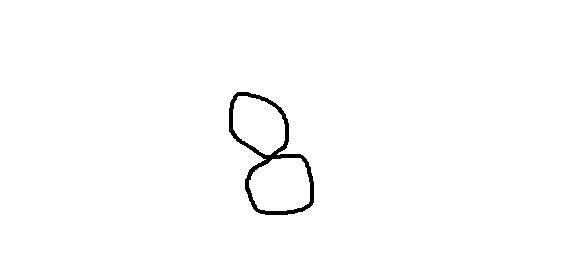
#> input picture image recognition without machine learning/images/test.png, 575 x 260 px
$ python script.py
#> lines starting #> are read from the running program, lines starting #| are printed output that depends on the picture; after the words box and inside, x2 and y2 are one past the last pixel; in counts of white or black regions, pixels touching at a corner belong together
from PIL import Image
import numpy as np
import matplotlib.pyplot as plt
import time
from statistics import mean
from collections import Counter
from matplotlib import style

style.use("ggplot")

'''
i = Image.open('images/numbers/y0.4.png')

iar = np.asarray(i)

plt.imshow(iar)
print(iar)
plt.show()
'''

# [45 lines left out: functions threshold, createExamples, not called in this run]

#createExamples()

def whatNumIsThis(filePath):

#> called with filePath = 'images/test.png'
    matchedAr = []
    loadExamps = open('numArEx.txt','r').read()
#> (reads image recognition without machine learning/numArEx.txt from the repository)
    loadExamps = loadExamps.split('\n')
    i = Image.open(filePath)
#> i is the input picture: PIL image 575x260 RGB; 98.9% white; 1 black region, box (x1, y1, x2, y2) and area: (229, 92, 314, 215) 1570
    iar = np.array(i)
    iarl = iar.tolist()
#> iarl = 260 items
    inQuestion = str(iarl)
    for eachExample in loadExamps:
        try:
            splitEx = eachExample.split('::')
            currentNum = splitEx[0]
            currentAr = splitEx[1]
            eachPixEx = currentAr.split('],')
            eachPixInQ = inQuestion.split('],')
            x = 0
            while x < len(eachPixEx):
                if eachPixEx[x] == eachPixInQ[x]:
                    matchedAr.append(int(currentNum))

                x+=1
        except Exception as e:
            print(str(e))
#> after the loop, matchedAr = 256 values from 1 to 1

    x = Counter(matchedAr)
#> x = {1: 256}
    print(x)
#| Counter({1: 256})
    graphX = []
    graphY = []

    ylimi = 0

    for eachThing in x:
        graphX.append(eachThing)
        graphY.append(x[eachThing])
        ylimi = x[eachThing]
#> this loop made 1 pass
#> ylimi on pass 1: 256
#> after the loop, graphX = [1]; graphY = [256]

    fig = plt.figure()
    ax1 = plt.subplot2grid((4,4),(0,0), rowspan=1, colspan=4)
    ax2 = plt.subplot2grid((4,4),(1,0), rowspan=3,colspan=4)

    ax1.imshow(iar)
    ax2.bar(graphX,graphY,align='center')
    plt.ylim(400)

    xloc = plt.MaxNLocator(12)
    ax2.xaxis.set_major_locator(xloc)
    plt.show()
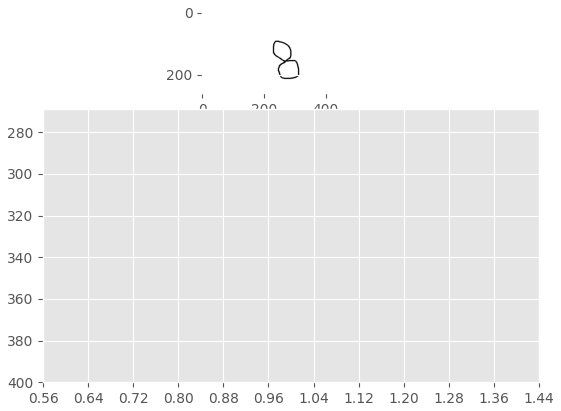
#> figure drawn by matplotlib, 2 panels

whatNumIsThis('images/test.png')

'''
i = Image.open('images/numbers/0.1.png')
iar = np.array(i)
i2 = Image.open('images/numbers/y0.4.png')
iar2 = np.array(i2)
i3 = Image.open('images/numbers/y0.5.png')
iar3 = np.array(i3)

iar = threshold(iar)
iar2 = threshold(iar2)
iar3 = threshold(iar3)

fig = plt.figure
ax1 = plt.subplot2grid((8,6),(0,0),rowspan=4, colspan=3)
ax2 = plt.subplot2grid((8,6),(4,0), rowspan=4, colspan=3)
ax3 = plt.subplot2grid((8,6),(0,3), rowspan=4, colspan=3)

ax1.imshow(iar)
ax2.imshow(iar2)
ax3.imshow(iar3)

plt.show()
'''
